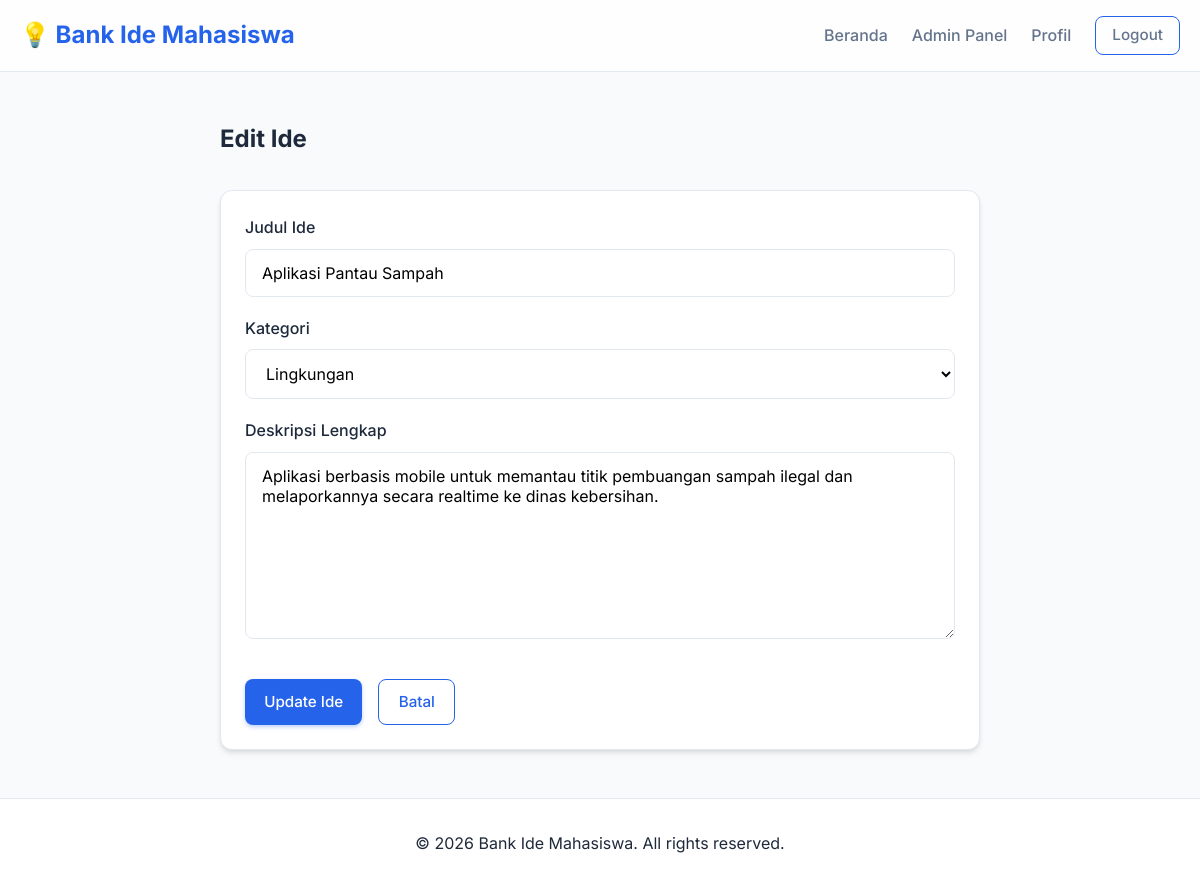
Page /edit_ide.php?id=1 (signed in) on the committed database.
### tables this page shows
CREATE TABLE ide (
    id_ide INT AUTO_INCREMENT PRIMARY KEY,
    judul_ide VARCHAR(255) NOT NULL,
    deskripsi TEXT NOT NULL,
    tanggal_upload DATETIME DEFAULT CURRENT_TIMESTAMP,
    id_user INT,
    id_kategori INT,
    FOREIGN KEY (id_user) REFERENCES users(id_user) ON DELETE CASCADE,
    FOREIGN KEY (id_kategori) REFERENCES kategori(id_kategori) ON DELETE SET NULL
);

CREATE TABLE kategori (
    id_kategori INT AUTO_INCREMENT PRIMARY KEY,
    nama_kategori VARCHAR(100) NOT NULL
);

### config/database.php (called while the page is built, shortened)
<?php
function isAdmin() {
    return isset($_SESSION['role']) && $_SESSION['role'] === 'admin';
}
?>

### edit_ide.php (the view, shortened to what this page needs)
<?php
require_once 'config/database.php';
$id_ide = isset($_GET['id']) ? (int)$_GET['id'] : 0;
$is_admin = isAdmin();
$stmt = $pdo->prepare("SELECT * FROM ide WHERE id_ide = ?");
$stmt->execute([$id_ide]);
$ide = $stmt->fetch();
$stmt_kat = $pdo->query("SELECT * FROM kategori ORDER BY nama_kategori ASC");
$categories = $stmt_kat->fetchAll();
?>
<?php include 'includes/header.php'; ?>
<?php include 'includes/navbar.php'; ?>
<main class="main-content">
    <div class="container" style="max-width: 800px;">
        <h2 class="mb-2">Edit Ide</h2>
        <div class="card">
            <form method="POST" action="">
                <div class="form-group">
                    <label>Judul Ide</label>
                    <input type="text" name="judul_ide" class="form-control" value="<?php echo htmlspecialchars($ide['judul_ide']); ?>" required>
                </div>
                <div class="form-group">
                    <label>Kategori</label>
                    <select name="id_kategori" class="form-control" required>
                        <?php foreach ($categories as $cat): ?>
                            <option value="<?php echo $cat['id_kategori']; ?>" <?php echo $ide['id_kategori'] == $cat['id_kategori'] ? 'selected' : ''; ?>>
                                <?php echo htmlspecialchars($cat['nama_kategori']); ?>
                            </option>
                        <?php endforeach; ?>
                    </select>
                </div>
                <div class="form-group">
                    <label>Deskripsi Lengkap</label>
                    <textarea name="deskripsi" class="form-control" rows="8" required><?php echo htmlspecialchars($ide['deskripsi']); ?></textarea>
                </div>
                <div class="flex gap-1 mt-2">
                    <button type="submit" class="btn btn-primary">Update Ide</button>
                    <a href="<?php echo $is_admin ? 'admin/ideas.php' : 'dashboard.php'; ?>" class="btn btn-outline">Batal</a>
                </div>
            </form>
        </div>
    </div>
</main>
<?php include 'includes/footer.php'; ?>

### assets/css/style.css (style rules this page uses)
:root { --primary-color: #2563eb; --primary-hover: #1d4ed8; --secondary-color: #f1f5f9; --bg-color: #f8fafc; --text-main: #1e293b; --text-muted: #64748b; --border-color: #e2e8f0; --white: #ffffff; --danger: #ef4444; --success: #10b981; --card-shadow: 0 4px 6px -1px rgba(0, 0, 0, 0.1), 0 2px 4px -1px rgba(0, 0, 0, 0.06); --hover-shadow: 0 10px 15px -3px rgba(0, 0, 0, 0.1), 0 4px 6px -2px rgba(0, 0, 0, 0.05); --radius: 12px; --transition: all 0.3s ease; }
* { margin: 0; padding: 0; box-sizing: border-box; font-family: 'Inter', sans-serif; }
body { background-color: var(--bg-color); color: var(--text-main); line-height: 1.6; min-height: 100vh; display: flex; flex-direction: column; }
.container { width: 100%; max-width: 1200px; margin: 0 auto; padding: 0 20px; }
.mt-2 { margin-top: 2rem; }
.mb-2 { margin-bottom: 2rem; }
.flex { display: flex; }
.gap-1 { gap: 1rem; }
.btn { display: inline-block; padding: 0.6rem 1.2rem; border-radius: 8px; font-weight: 500; text-decoration: none; cursor: pointer; border: none; transition: var(--transition); font-size: 0.95rem; }
.btn-primary { background-color: var(--primary-color); color: var(--white); box-shadow: 0 2px 4px rgba(37, 99, 235, 0.3); }
.btn-outline { background-color: transparent; color: var(--primary-color); border: 1px solid var(--primary-color); }
.form-group { margin-bottom: 1.2rem; }
.form-group label { display: block; margin-bottom: 0.5rem; font-weight: 500; color: var(--text-main); }
.form-control { width: 100%; padding: 0.8rem 1rem; border: 1px solid var(--border-color); border-radius: 8px; font-size: 1rem; transition: var(--transition); background-color: var(--white); }
.card { background: var(--white); border-radius: var(--radius); padding: 1.5rem; box-shadow: var(--card-shadow); transition: var(--transition); border: 1px solid var(--border-color); display: flex; flex-direction: column; }
.main-content { flex-grow: 1; padding: 3rem 0; }

### rows in the picture
ide: judul_ide "Aplikasi Pantau Sampah", id_kategori "Lingkungan", deskripsi "Aplikasi berbasis mobile untuk memantau titik pembuangan sampah ilegal dan melaporkannya secara realtime ke dinas kebersihan."
